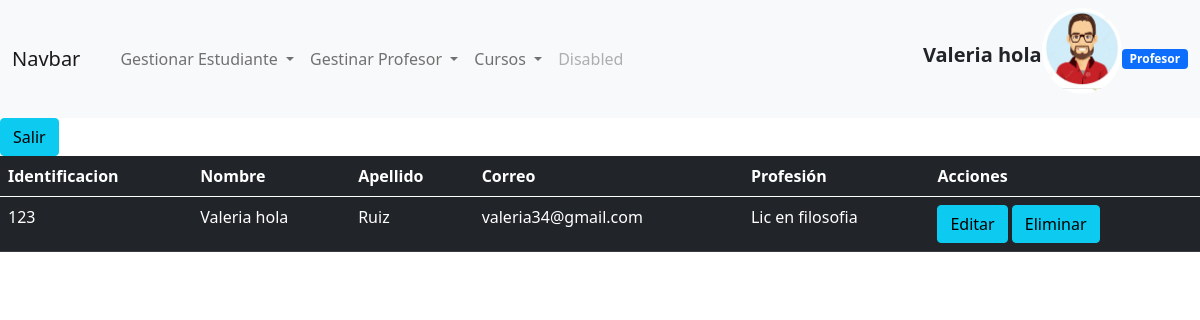
/ver_profesor_profesor.php (signed in), run on the app's committed database.
### tables this page shows
CREATE TABLE `profesor` (
  `id_profesor` int(20) NOT NULL,
  `nombre` varchar(50) NOT NULL,
  `apellido` varchar(50) NOT NULL,
  `correo` varchar(20) NOT NULL,
  `profesion` varchar(50) NOT NULL,
  `contrasena` varchar(20) NOT NULL,
  `estado` varchar(1) NOT NULL,
  `sexo` varchar(50) NOT NULL
);

### ver_profesor_profesor.php (the view, shortened to what this page needs)
<?php session_start();
if ($_SESSION['usuario']) {
    if ($_SESSION['rol'] == "2") {
       $user= $_SESSION['usuario']
?>
<!DOCTYPE html>
<html lang="en">
<head>
    <link href="https://cdn.jsdelivr.net/npm/bootstrap@5.0.2/dist/css/bootstrap.min.css" rel="stylesheet">
</head>
<body>
<?php
include("nav_admin.php");
?>
 <div class="boton">
  <a class="btn btn-info" href="salir.php">Salir</a>
  </div>
<table class="table table-dark">
  <thead>
    <tr>
      <th scope="col">Identificacion</th>
      <th scope="col">Nombre</th>
      <th scope="col">Apellido</th>
      <th scope="col">Correo</th>
      <th scope="col">Profesión</th>
      <th scope="col">Acciones</th>
    </tr>
  </thead>
  <tbody>
  <?php
     include("conexion.php");
     $query="SELECT * FROM profesor WHERE id_profesor=' $user'";
     $consulta=mysqli_query($conexion,$query);
    while ($row=$consulta->fetch_assoc()) {?>
    <tr>
        <td><?php echo $row['id_profesor'];  ?></td>
        <td><?php echo $row['nombre'];  ?></td>
        <td><?php echo $row['apellido'];  ?></td>
        <td><?php echo $row['correo'];  ?></td>
        <td><?php echo $row['profesion'];  ?></td>
        <td><a class="btn btn-info"
            href="modificar_profesor.php?cedula=<?php echo $row['id_profesor'];?>"
            onclick="return confirmacionModificar()">Editar</a>
            <a class="btn btn-info"
            href="pro_eliminar_profesor.php?cedula=<?php echo $row['id_profesor'];?>"
            onclick="return confirmacionModificar()">Eliminar</a>
        </td>
    </tr>
    <?php
}
?>
  </tbody>
</table>
</body>
</html>
<?php
    } else {
        header("Location: index.php");
    }
}else {
    header("Location: index.php");
}
?>

### data on the page
profesor: id_profesor "123", nombre "Valeria hola", apellido "Ruiz", correo "valeria34@gmail.com", profesion "Lic en filosofia"

### other printed values
$_SESSION['nombre'] "Valeria hola"
